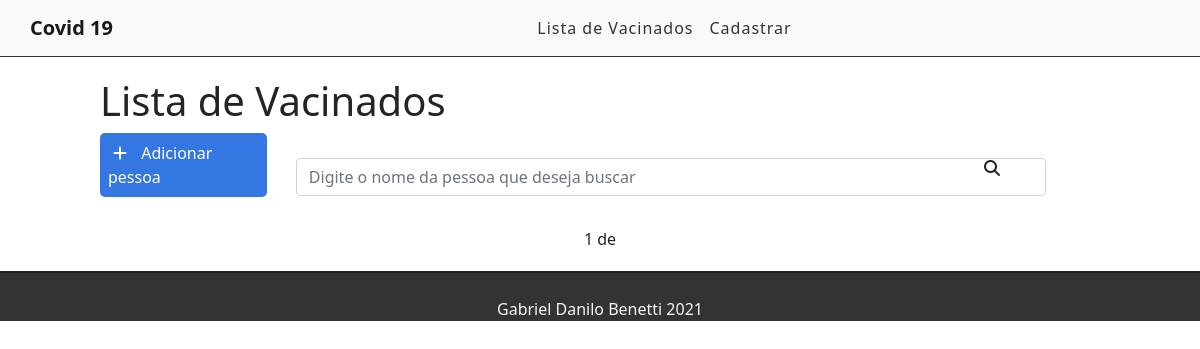
The app's page /, older data.
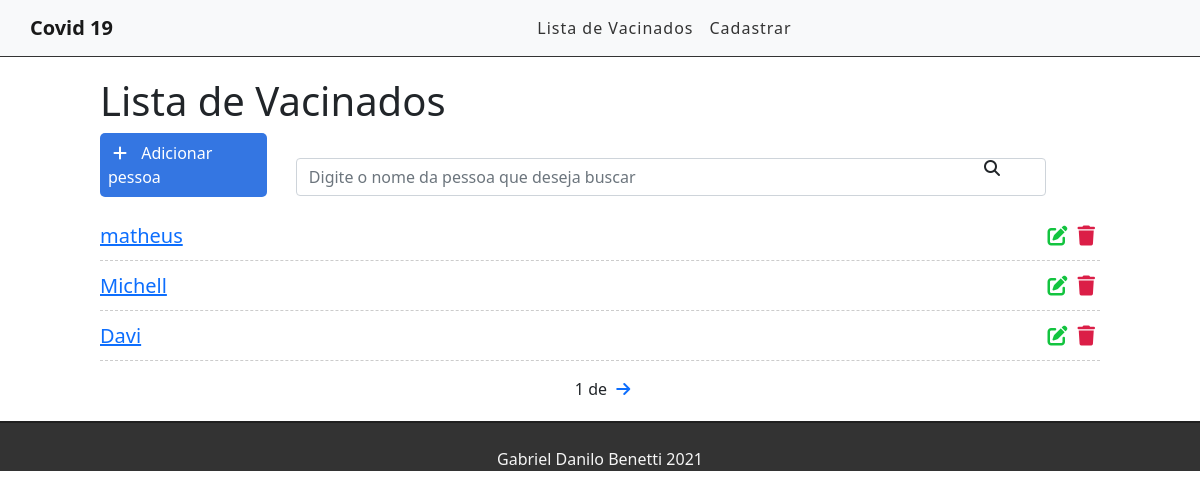
The same page, newer data.
### cadastro/models.py (models this page shows, shortened)
class Cadastro(models.Model):
    nome = models.CharField('Nome',max_length=255)
    idade = models.CharField('Idade', max_length=255)
    data = models.CharField('Data', max_length=255)
    numero_da_dose = models.CharField('Numero da Dose', max_length=255)
    created_at = models.DateTimeField(auto_now_add=True)
    updated_at = models.DateTimeField(auto_now=True)

### cadastro/views.py (the view)
# urls.py: path('', views.listaVacinados, name='vacinados-list'),
def listaVacinados(request):
    cadastro_list = Cadastro.objects.all().order_by('-created_at')
    paginator = Paginator(cadastro_list, 3)
    page = request.GET.get('page')
    cadastro = paginator.get_page(page)
    return render(request, 'cadastro/list.html', {'cadastro' : cadastro} )

### cadastro/templates/cadastro/list.html (shortened to what this page needs)
{% extends 'base.html' %}
{% block content %}
<div class="offset-1 col-10 list-div">
    <h1>Lista de Vacinados</h1>
    <a id="add-link" href="novocadastro/">
        <div class="col-2 add-div">
            <i class="fas fa-plus"></i> Adicionar pessoa
        </div>
    </a>
    <div class="col-9 search-div">
        <input class="form-control" type="text" id="search" name="search" placeholder="Digite o nome da pessoa que deseja buscar">
        <i class="fas fa-search"></i>
    </div>
    <ul class="vacinados-list">
        {% for cadastro in cadastro%}
        <li class="vacinados-item">
            <span><a href="/cadastro/{{cadastro.id}}">{{cadastro.nome}}</a></span>
            <a href="/delete/{{cadastro.id}}" class="delete-btn"><span><i class="fas fa-trash"></i></span></a>
            <a href="/edit/{{cadastro.id}}"><span><i class="fas fa-edit"></i></span></a>
        </li>
        {% endfor %}
    </ul>
    <div class="pagination">
        <span class="step-links">
            <span class="current">
                {{ cadastro.number }} de {{ cadastro.paginatior.num_pages}}
            </span>
            {% if cadastro.has_next %}
                <a href="?page={{ cadastro.next_page_number }}"><i class="fas fa-arrow-right"></i></a>
            {% endif %}
        </span>
    </div>
</div>
{% endblock %}

Row changes from the older to the newer data that the page shows:
added Cadastro: nome "matheus"
added Cadastro: nome "Michell"
added Cadastro: nome "Davi"
